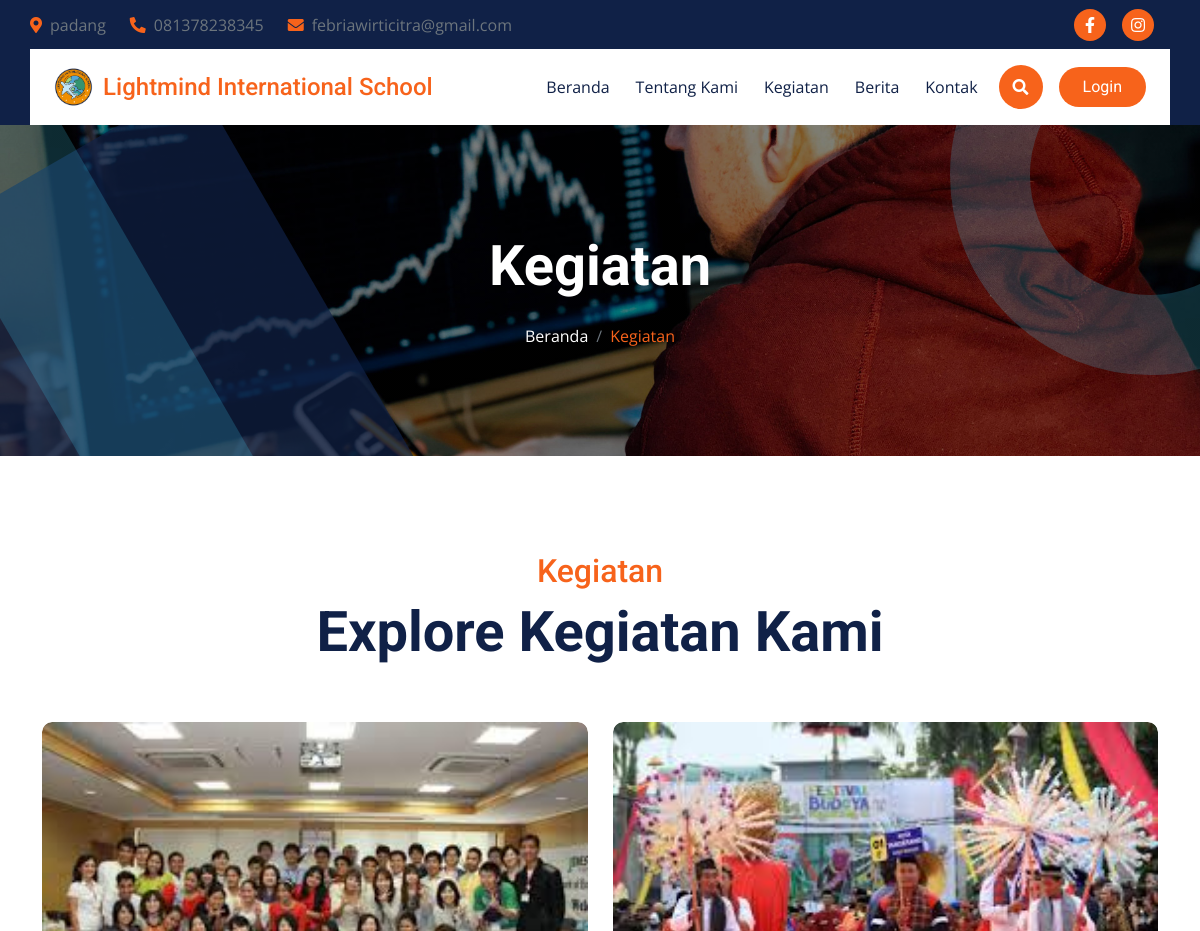
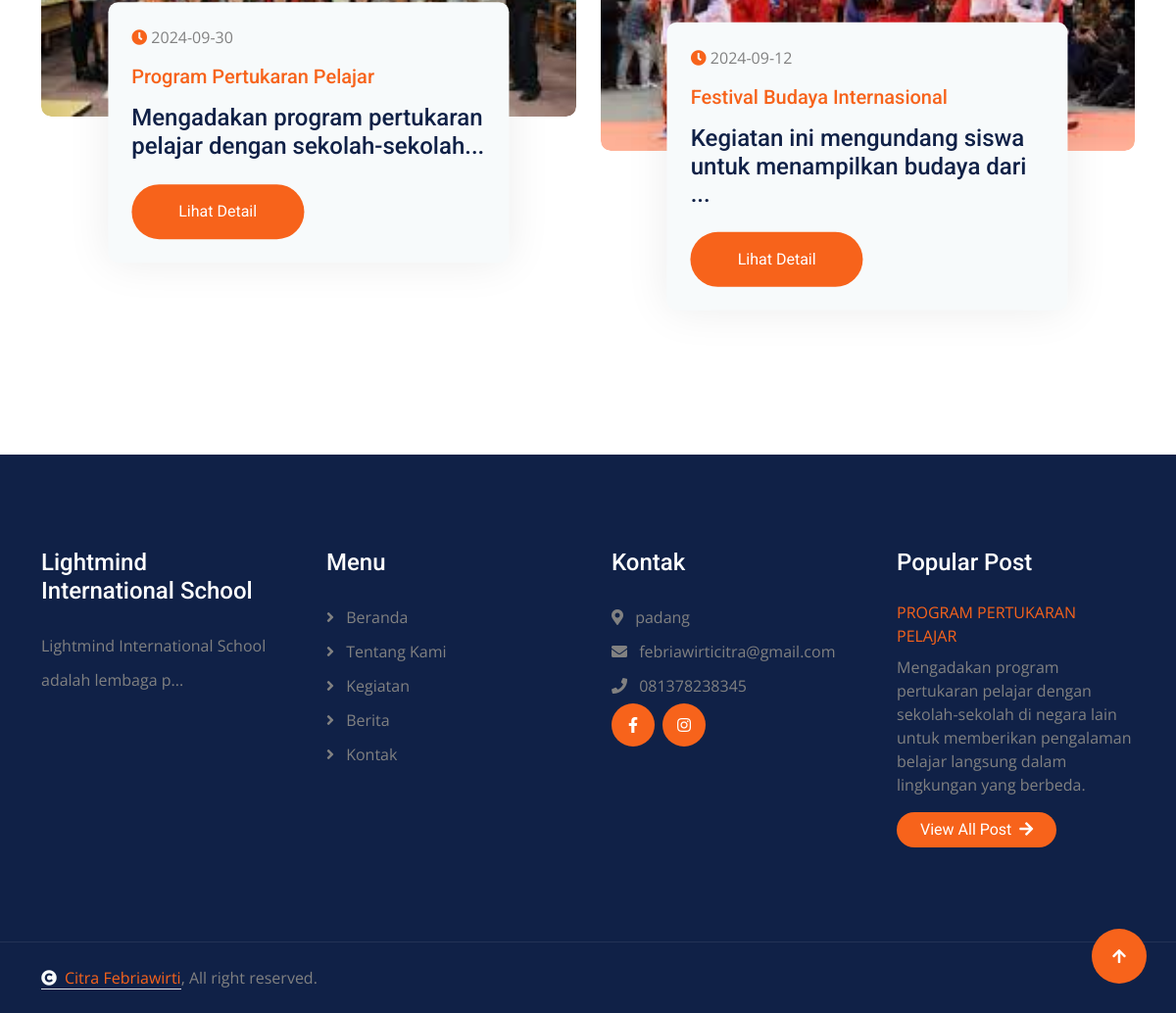
Screenshot of /kegiatan with the database file from the repository (2 pictures, top to bottom).
### tables this page shows
CREATE TABLE `tb_kontak` (
  `id_kontak` int(11) NOT NULL,
  `email_kontak` varchar(255) NOT NULL,
  `facebook_kontak` varchar(255) NOT NULL,
  `instagram_kontak` varchar(255) NOT NULL,
  `telepon_kontak` varchar(255) NOT NULL,
  `alamat_kontak` text NOT NULL,
  `googlemap_link_kontak` text NOT NULL
);

CREATE TABLE `tb_kegiatan` (
  `id_kegiatan` int(11) NOT NULL,
  `judul_kegiatan` varchar(50) NOT NULL,
  `tanggal_kegiatan` date DEFAULT NULL,
  `deskripsi_kegiatan` text NOT NULL,
  `gambar_kegiatan` varchar(255) NOT NULL
);

CREATE TABLE `tb_about` (
  `id_about` int(11) NOT NULL,
  `visi_about` text NOT NULL,
  `misi_about` text NOT NULL,
  `deskripsi_about` text NOT NULL,
  `gambar_about` varchar(255) NOT NULL
);

### index.php (called while the page is built)
<?php
include "koneksi.php";
include "layout/header.php";
include "content.php";
include "layout/footer.php";
?>

### kegiatan.php (the view)
<header class="container-fluid bg-breadcrumb">
    <div class="bg-breadcrumb-single"></div>
    <div class="container text-center py-5" style="max-width: 900px;">
        <h1 class="text-white display-4 mb-4 wow fadeInDown" data-wow-delay="0.1s">Kegiatan</h1>
        <nav aria-label="breadcrumb">
            <ol class="breadcrumb justify-content-center mb-0 wow fadeInDown" data-wow-delay="0.3s">
                <li class="breadcrumb-item"><a href="index.html">Beranda</a></li>
                <li class="breadcrumb-item active text-primary" aria-current="page">Kegiatan</li>
            </ol>
        </nav>
    </div>
</header>
<main class="container-fluid project pt-5">
    <section class="container pt-5">
        <header class="text-center mx-auto pb-5 wow fadeInUp" data-wow-delay="0.1s" style="max-width: 800px;">
            <h2 class="text-primary">Kegiatan</h2>
            <h3 class="display-4">Explore Kegiatan Kami</h3>
        </header>
        <div class="project-carousel owl-carousel wow fadeInUp" data-wow-delay="0.1s">
            <?php
            include "koneksi.php";
            $query = "SELECT * FROM tb_kegiatan
            ORDER BY id_kegiatan DESC";
            $result = mysqli_query($koneksi, $query);
            while ($data = mysqli_fetch_array($result)) {
            ?>
            <article class="project-item h-100 wow fadeInUp" data-wow-delay="0.1s">
                <figure class="project-img">
                    <img src="admin/kegiatan/gambar_kegiatan/<?= $data['gambar_kegiatan'] ?>"
                        class="img-fluid w-100 rounded" alt="Gambar Kegiatan" />
                </figure>
                <div class="project-content bg-light rounded p-4">
                    <div class="project-content-inner">
                        <div class="project-icon mb-3">
                            <i class="fa fa-clock text-primary"></i>
                            <time datetime="<?= $data['tanggal_kegiatan'] ?>"><?= $data['tanggal_kegiatan'] ?></time>
                        </div>
                        <h4 class="text-primary fs-5 mb-3"><?= $data['judul_kegiatan'] ?></h4>
                        <a href="detail_kegiatan-<?= $data['slug'] ?>"
                            class="h4"><?= substr($data['deskripsi_kegiatan'], 0, 60) ?>...</a>
                        <div class="pt-4">
                            <a class="btn btn-light rounded-pill py-3 px-5"
                                href="detail_kegiatan-<?= $data['slug'] ?>">Lihat Detail</a>
                        </div>
                    </div>
                </div>
            </article>
            <?php }?>
        </div>
    </section>
</main>

### layout/header.php (shortened to what this page needs)
<!DOCTYPE html>
<html lang="en">
<head>
    <link rel="stylesheet" href="https://use.fontawesome.com/releases/v5.15.4/css/all.css" />
    <link href="https://cdn.jsdelivr.net/npm/bootstrap-icons@1.4.1/font/bootstrap-icons.css" rel="stylesheet" />
    <link rel="stylesheet" href="https://cdnjs.cloudflare.com/ajax/libs/animate.css/4.1.1/animate.min.css" />
    <link href="assets/lib/animate/animate.min.css" rel="stylesheet" />
    <link href="assets/lib/owlcarousel/assets/owl.carousel.min.css" rel="stylesheet" />
    <link href="assets/lib/lightbox/css/lightbox.min.css" rel="stylesheet" />
    <link href="assets/css/bootstrap.min.css" rel="stylesheet" />
    <link href="assets/css/style.css" rel="stylesheet" />
</head>
<body>
    <div class="container-fluid topbar px-0 d-none d-lg-block">
        <div class="container px-0">
            <?php
                            include "koneksi.php";
                            $query = "SELECT * FROM tb_kontak
                            ORDER BY id_kontak DESC";
                            $result = mysqli_query($koneksi, $query);
                            while ($data = mysqli_fetch_array($result)) {
                            ?>
            <div class="row gx-0 align-items-center" style="height: 45px">
                <div class="col-lg-8 text-center text-lg-start mb-lg-0">
                    <div class="d-flex flex-wrap">
                        <a href="#" class="text-muted me-4"><i
                                class="fas fa-map-marker-alt text-primary me-2"></i><?=$data['alamat_kontak']?></a>
                        <a href="#" class="text-muted me-4"><i
                                class="fas fa-phone-alt text-primary me-2"></i><?=$data['telepon_kontak']?></a>
                        <a href="#" class="text-muted me-0"><i
                                class="fas fa-envelope text-primary me-2"></i><?=$data['email_kontak']?></a>
                    </div>
                </div>
                <div class="col-lg-4 text-center text-lg-end">
                    <div class="d-flex align-items-center justify-content-end">
                        <a href="<?=$data['facebook_kontak']?>"
                            class="btn btn-primary btn-square rounded-circle nav-fill me-3"><i
                                class="fab fa-facebook-f text-white"></i></a>
                        <a href="<?=$data['instagram_kontak']?>"
                            class="btn btn-primary btn-square rounded-circle nav-fill me-3"><i
                                class="fab fa-instagram text-white"></i></a>
                    </div>
                </div>
            </div>
            <?php }?>
        </div>
    </div>
    <div class="container-fluid sticky-top px-0">
        <div class="container px-0">
            <nav class="navbar navbar-expand-lg navbar-dark bg-white py-3 px-4">
                <a href="index.php" class="navbar-brand p-0 d-flex align-items-center">
                    <img src="assets/img/logo.png" alt="Logo" style="height: 40px; margin-right: 10px" />
                    <h4 class="text-primary m-0">Lightmind International School</h4>
                </a>
                <div class="collapse navbar-collapse" id="navbarCollapse">
                    <div class="navbar-nav ms-auto py-0">
                        <a href="beranda"
                            class="nav-item nav-link <?php echo $page == 'beranda' ? 'active' : ''; ?>">Beranda</a>
                        <a href="tentang"
                            class="nav-item nav-link <?php echo $page == 'tentang' ? 'active' : ''; ?>">Tentang Kami</a>
                        <a href="kegiatan"
                            class="nav-item nav-link <?php echo $page == 'kegiatan' ? 'active' : ''; ?>">Kegiatan</a>
                        <a href="berita"
                            class="nav-item nav-link <?php echo $page == 'berita' ? 'active' : ''; ?>">Berita</a>
                        <a href="kontak"
                            class="nav-item nav-link <?php echo $page == 'kontak' ? 'active' : ''; ?>">Kontak</a>
                    </div>
                    <div class="d-flex align-items-center flex-nowrap pt-xl-0">
                        <button class="btn btn-primary btn-md-square mx-2" data-bs-toggle="modal"
                            data-bs-target="#searchModal">
                            <i class="fas fa-search"></i>
                        </button>
                        <a href="admin/login/index.php"
                            class="btn btn-primary rounded-pill text-white py-2 px-4 ms-2 flex-wrap flex-sm-shrink-0">Login</a>
                    </div>
                </div>
            </nav>
        </div>
    </div>
</body>
</html>

### layout/footer.php (shortened to what this page needs)
<div class="container-fluid footer py-5 wow fadeIn" data-wow-delay="0.2s">
    <div class="container py-5">
        <div class="row g-5">
            <div class="col-md-6 col-lg-6 col-xl-3">
                <div class="footer-item d-flex flex-column">
                    <div class="footer-item">
                        <h4 class="text-white mb-4">Lightmind International School
                        </h4>
                        <?php
            include "koneksi.php";
            $query = "SELECT * FROM tb_about
            ORDER BY id_about DESC";
            $result = mysqli_query($koneksi, $query);
            while ($data = mysqli_fetch_array($result)) {
            ?>
                        <p class="mb-3">
                            <?= substr($data['deskripsi_about'], 0, 50) . (strlen($data['deskripsi_about']) > 30 ? '...' : '') ?>
                        </p>
                        <?php }?>
                    </div>
                </div>
            </div>
            <div class="col-md-6 col-lg-6 col-xl-3">
                <div class="footer-item d-flex flex-column">
                    <h4 class="text-white mb-4">Menu</h4>
                    <a href="#"><i class="fas fa-angle-right me-2"></i> Beranda</a>
                    <a href="#"><i class="fas fa-angle-right me-2"></i> Tentang Kami</a>
                    <a href="#"><i class="fas fa-angle-right me-2"></i> Kegiatan</a>
                    <a href="#"><i class="fas fa-angle-right me-2"></i> Berita</a>
                    <a href="#"><i class="fas fa-angle-right me-2"></i> Kontak</a>
                </div>
            </div>
            <div class="col-md-6 col-lg-6 col-xl-3">
                <div class="footer-item d-flex flex-column">
                    <h4 class="text-white mb-4">Kontak</h4>
                    <?php
                            include "koneksi.php";
                            $query = "SELECT * FROM tb_kontak
                            ORDER BY id_kontak DESC";
                            $result = mysqli_query($koneksi, $query);
                            while ($data = mysqli_fetch_array($result)) {
                            ?>
                    <a href=""><i class="fa fa-map-marker-alt me-2"></i> <?=$data['alamat_kontak']?></a>
                    <a href=""><i class="fas fa-envelope me-2"></i> <?=$data['email_kontak']?></a>
                    <a href=""><i class="fas fa-phone me-2"></i> <?=$data['telepon_kontak']?></a>
                    <div class="d-flex align-items-center">
                        <a class="btn btn-light btn-md-square me-2" href="<?=$data['facebook_kontak']?>"><i
                                class="fab fa-facebook-f"></i></a>
                        <a class="btn btn-light btn-md-square me-2" href="<?=$data['instagram_kontak']?>"><i
                                class="fab fa-instagram"></i></a>
                    </div>
                    <?php }?>
                </div>
            </div>
            <div class="col-md-6 col-lg-6 col-xl-3">
                <div class="footer-item-post d-flex flex-column">
                    <h4 class="text-white mb-4">Popular Post</h4>
                    <?php
            include "koneksi.php";
            $query = "SELECT * FROM tb_kegiatan
            ORDER BY id_kegiatan DESC LIMIT 1";
            $result = mysqli_query($koneksi, $query);
            while ($data = mysqli_fetch_array($result)) {
            ?>
                    <div class="d-flex flex-column mb-3">
                        <p class="text-uppercase text-primary mb-2"><?= $data['judul_kegiatan'] ?></p>
                        <a href="#" class="text-body"><?= $data['deskripsi_kegiatan'] ?></a>
                    </div>
                    <?php }?>
                    <div class="footer-btn text-start">
                        <a href="kegiatan" class="btn btn-light rounded-pill px-4">View All Post <i
                                class="fa fa-arrow-right ms-1"></i></a>
                    </div>
                </div>
            </div>
        </div>
    </div>
</div>
<div class="container-fluid copyright py-4">
    <div class="container">
        <div class="row g-4 align-items-center">
            <div class="col-md-6 text-center text-md-start mb-md-0">
                <span class="text-body"><a href="#" class="border-bottom text-primary"><i
                            class="fas fa-copyright text-light me-2"></i>Citra Febriawirti</a>, All right
                    reserved.</span>
            </div>
        </div>
    </div>
</div>
<a href="#" class="btn btn-primary btn-lg-square back-to-top"><i class="fa fa-arrow-up"></i></a>

### rows the page displays
tb_kontak: alamat_kontak "padang", telepon_kontak "081378238345", email_kontak "febriawirticitra@gmail.com"
tb_kegiatan: gambar_kegiatan (picture), tanggal_kegiatan "2024-09-30", judul_kegiatan "Program Pertukaran Pelajar", deskripsi_kegiatan "Mengadakan program pertukaran pelajar dengan sekolah-sekolah", judul_kegiatan "PROGRAM PERTUKARAN PELAJAR", deskripsi_kegiatan "Mengadakan program pertukaran pelajar dengan sekolah-sekolah di negara lain untuk memberikan pengalaman belajar langsung dalam lingkungan yang berbeda."
tb_kegiatan: gambar_kegiatan (picture), tanggal_kegiatan "2024-09-12", judul_kegiatan "Festival Budaya Internasional", deskripsi_kegiatan "Kegiatan ini mengundang siswa untuk menampilkan budaya dari"
tb_about: deskripsi_about "Lightmind International School adalah lembaga p"
